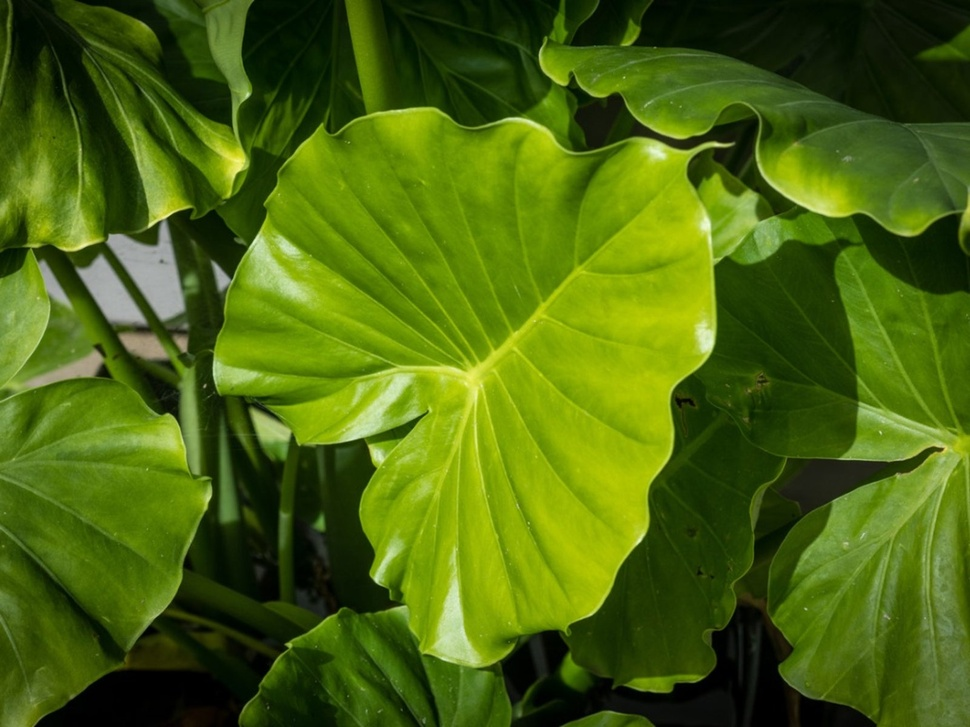
#> input picture meta/test-image.jpeg, 970 x 727 px, shrunk from 1600 x 1200 before the run; its folder holds only this picture in this run
$ python -i lesion_analyzer.py   (imports and definitions only)
#> lines starting #> are read from the running program, lines starting #| are printed output that depends on the picture; after the words box and inside, x2 and y2 are one past the last pixel; in counts of white or black regions, pixels touching at a corner belong together
"""
Lesion analysis service for detecting and highlighting potential disease areas.
Uses image processing techniques to identify abnormalities in leaf images.
"""

import numpy as np
import cv2
from PIL import Image
from typing import Dict, List, Tuple, Optional
from pathlib import Path


class LesionAnalyzer:
    """Analyzes leaf images to detect and highlight potential lesions/disease areas."""

    def __init__(self):
        """Initialize lesion analyzer."""
        # HSV ranges for healthy green (can be adjusted)
        self.healthy_green_lower = np.array([25, 30, 30], dtype=np.uint8)
        self.healthy_green_upper = np.array([95, 255, 255], dtype=np.uint8)

        # HSV ranges for common lesion colors (yellowing, browning, spotting)
        self.lesion_yellow_lower = np.array([10, 50, 50], dtype=np.uint8)
        self.lesion_yellow_upper = np.array([25, 255, 255], dtype=np.uint8)

        self.lesion_brown_lower = np.array([5, 50, 30], dtype=np.uint8)
        self.lesion_brown_upper = np.array([25, 255, 200], dtype=np.uint8)

    # [26 lines left out: function check_green_percentage, not called in this run]

    def analyze_leaf(self, image: Image.Image) -> Dict:
        """
        Analyze a leaf image for potential lesions and health indicators.

        Args:
            image: PIL Image of a leaf

        Returns:
            Dictionary with analysis results:
            - 'health_score': 0-1 (1 = very healthy)
            - 'green_percentage': Percentage of healthy green pixels
            - 'lesion_percentage': Percentage of potential lesion pixels
            - 'lesion_areas': List of lesion region coordinates
            - 'anomaly_regions': Regions that deviate from healthy green
            - 'has_potential_issues': Boolean
        """
        try:
            # Convert PIL to numpy array
            img_array = np.array(image.convert('RGB'))

            # Get image dimensions
            height, width = img_array.shape[:2]

            # Segment leaf from background (optional, can improve accuracy)
            segmented = self._segment_leaf(img_array)

            # Analyze colors
            green_pct, green_mask = self._calculate_green_percentage(segmented)
            lesion_pct, lesion_mask = self._detect_lesions(segmented)

            # Find lesion regions
            lesion_areas = self._find_lesion_regions(lesion_mask)

            # Calculate health score with emphasis on lesion detection
            # Lesion percentage is the PRIMARY indicator - it should dominate the score
            # Green percentage is secondary and should NOT mask lesion detection
            # Formula: Lesions always reduce score significantly, green only helps if minimal/no lesions
            lesion_impact = (lesion_pct / 100.0) * 2.0  # Lesions weighted 2.0x (more aggressive)

            # Green only contributes if there are minimal lesions (< 1%)
            # This prevents green from masking lesion detection
            if lesion_pct < 1.0:
                green_contribution = (green_pct / 100.0) * 0.1  # Minimal green boost only when healthy
            else:
                green_contribution = 0.0  # No green boost when lesions are present

            health_score = max(0.0, min(1.0, 1.0 - lesion_impact + green_contribution))

            # Determine if there are potential issues - primarily based on lesions
            # Lesion detection is the main concern, not green color
            has_potential_issues = bool(
                lesion_pct > 3.0  # More than 3% lesion-like areas indicates issues
                # Removed green_pct check since many healthy plants aren't green
            )

            return {
                'health_score': float(health_score),
                'green_percentage': float(green_pct),
                'lesion_percentage': float(lesion_pct),
                'lesion_areas': lesion_areas,
                'has_potential_issues': bool(has_potential_issues),  # Ensure Python bool
                'num_lesion_regions': len(lesion_areas)
            }

        except Exception as e:
            print(f"❌ Error in lesion analysis: {e}")
            import traceback
            traceback.print_exc()
            return {
                'health_score': 0.5,
                'green_percentage': 50.0,
                'lesion_percentage': 0.0,
                'lesion_areas': [],
                'has_potential_issues': False,
                'num_lesion_regions': 0
            }

    # [35 lines left out: function highlight_lesions, not called in this run]

    def _segment_leaf(self, img_array: np.ndarray) -> np.ndarray:
        """
        Segment leaf from background using GrabCut.

        Args:
            img_array: RGB image array

        Returns:
            Segmented image with background removed
        """
        try:
            height, width = img_array.shape[:2]

            # Convert RGB to BGR for OpenCV
            img_bgr = cv2.cvtColor(img_array, cv2.COLOR_RGB2BGR)

            # Create initial rectangle (with 5% margin)
            margin = 0.05
            x = int(width * margin)
            y = int(height * margin)
            rect = (x, y, width - 2*x, height - 2*y)

            # Initialize mask and models
            mask = np.zeros((height, width), np.uint8)
            bgd_model = np.zeros((1, 65), np.float64)
            fgd_model = np.zeros((1, 65), np.float64)

            # Apply GrabCut
            cv2.grabCut(img_bgr, mask, rect, bgd_model, fgd_model, 5, cv2.GC_INIT_WITH_RECT)

            # Create binary mask (foreground = leaf)
            mask2 = np.where((mask == 2) | (mask == 0), 0, 1).astype('uint8')

            # Apply mask to image
            segmented = img_array * mask2[:, :, np.newaxis]

            return segmented

        except Exception as e:
            print(f"⚠️  Error in leaf segmentation: {e}")
            # Return original if segmentation fails
            return img_array

    def _calculate_green_percentage(self, img_array: np.ndarray) -> Tuple[float, np.ndarray]:
        """
        Calculate percentage of healthy green pixels.

        Args:
            img_array: RGB image array

        Returns:
            Tuple of (green_percentage, green_mask)
        """
        try:
            # Remove black pixels (background)
            non_black = ~np.all(img_array == [0, 0, 0], axis=2)

            if non_black.sum() == 0:
                return 0.0, np.zeros(img_array.shape[:2], dtype=np.uint8)

            # Convert to HSV
            img_bgr = cv2.cvtColor(img_array, cv2.COLOR_RGB2BGR)
            hsv = cv2.cvtColor(img_bgr, cv2.COLOR_BGR2HSV)

            # Create mask for green pixels
            green_mask = cv2.inRange(hsv, self.healthy_green_lower, self.healthy_green_upper)

            # Only count green pixels in non-background areas
            green_in_leaf = green_mask & (non_black.astype(np.uint8) * 255)

            # Calculate percentage
            total_pixels = non_black.sum()
            green_pixels = np.count_nonzero(green_in_leaf)
            green_percentage = (green_pixels / total_pixels * 100) if total_pixels > 0 else 0.0

            return green_percentage, green_mask

        except Exception as e:
            print(f"⚠️  Error calculating green percentage: {e}")
            return 0.0, np.zeros(img_array.shape[:2], dtype=np.uint8)

    def _detect_lesions(self, img_array: np.ndarray) -> Tuple[float, np.ndarray]:
        """
        Detect potential lesion areas (yellowing, browning, spots).

        Args:
            img_array: RGB image array

        Returns:
            Tuple of (lesion_percentage, lesion_mask)
        """
        try:
            # Remove black pixels (background)
            non_black = ~np.all(img_array == [0, 0, 0], axis=2)

            if non_black.sum() == 0:
                return 0.0, np.zeros(img_array.shape[:2], dtype=np.uint8)

            # Convert to HSV
            img_bgr = cv2.cvtColor(img_array, cv2.COLOR_RGB2BGR)
            hsv = cv2.cvtColor(img_bgr, cv2.COLOR_BGR2HSV)

            # Detect yellowing/browning (common in diseased leaves)
            yellow_mask = cv2.inRange(hsv, self.lesion_yellow_lower, self.lesion_yellow_upper)
            brown_mask = cv2.inRange(hsv, self.lesion_brown_lower, self.lesion_brown_upper)

            # Combine masks
            lesion_mask = cv2.bitwise_or(yellow_mask, brown_mask)

            # Only count lesions in non-background areas
            lesion_in_leaf = lesion_mask & (non_black.astype(np.uint8) * 255)

            # Calculate percentage
            total_pixels = non_black.sum()
            lesion_pixels = np.count_nonzero(lesion_in_leaf)
            lesion_percentage = (lesion_pixels / total_pixels * 100) if total_pixels > 0 else 0.0

            return lesion_percentage, lesion_mask

        except Exception as e:
            print(f"⚠️  Error detecting lesions: {e}")
            return 0.0, np.zeros(img_array.shape[:2], dtype=np.uint8)

    def _find_lesion_regions(self, lesion_mask: np.ndarray, min_area: int = 50) -> List[Dict]:
        """
        Find connected regions of lesions.

        Args:
            lesion_mask: Binary mask of lesion areas
            min_area: Minimum area (in pixels) for a region to be considered

        Returns:
            List of dictionaries with region info:
            - 'bbox': (x1, y1, x2, y2) bounding box
            - 'area': Area in pixels
            - 'centroid': (x, y) center point
        """
        try:
            # Find contours
            contours, _ = cv2.findContours(
                lesion_mask,
                cv2.RETR_EXTERNAL,
                cv2.CHAIN_APPROX_SIMPLE
            )

            regions = []
            for contour in contours:
                area = cv2.contourArea(contour)

                if area >= min_area:
                    # Get bounding box
                    x, y, w, h = cv2.boundingRect(contour)

                    # Get centroid
                    M = cv2.moments(contour)
                    if M["m00"] != 0:
                        cx = int(M["m10"] / M["m00"])
                        cy = int(M["m01"] / M["m00"])
                    else:
                        cx, cy = x + w // 2, y + h // 2

                    regions.append({
                        'bbox': (x, y, x + w, y + h),
                        'area': int(area),
                        'centroid': (cx, cy)
                    })

            return regions

        except Exception as e:
            print(f"⚠️  Error finding lesion regions: {e}")
            return []


# Global instance
_lesion_analyzer = None

# [6 lines left out: function get_lesion_analyzer, not called in this run]

>>> from PIL import Image
>>> picture = Image.open('../../meta/test-image.jpeg')
#> picture is the input picture: PIL image 970x727 RGB; mean R, G, B 74.4, 101.7, 14.5
>>> result = LesionAnalyzer().analyze_leaf(picture)
#> in _segment_leaf, `segmented = img_array * mask2[:, :, np.newaxis]`:
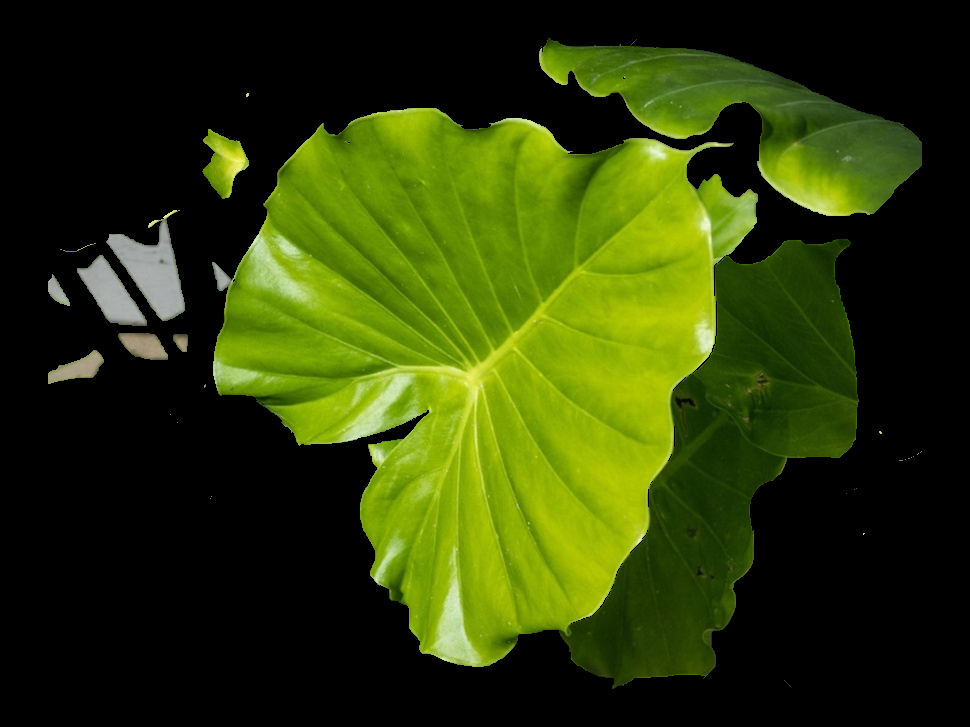
#> segmented: shape (727, 970, 3); mean R, G, B 44.7, 58.2, 6.8
#> in _calculate_green_percentage, `non_black = ~np.all(img_array == [0, 0, 0], axis=2)`:
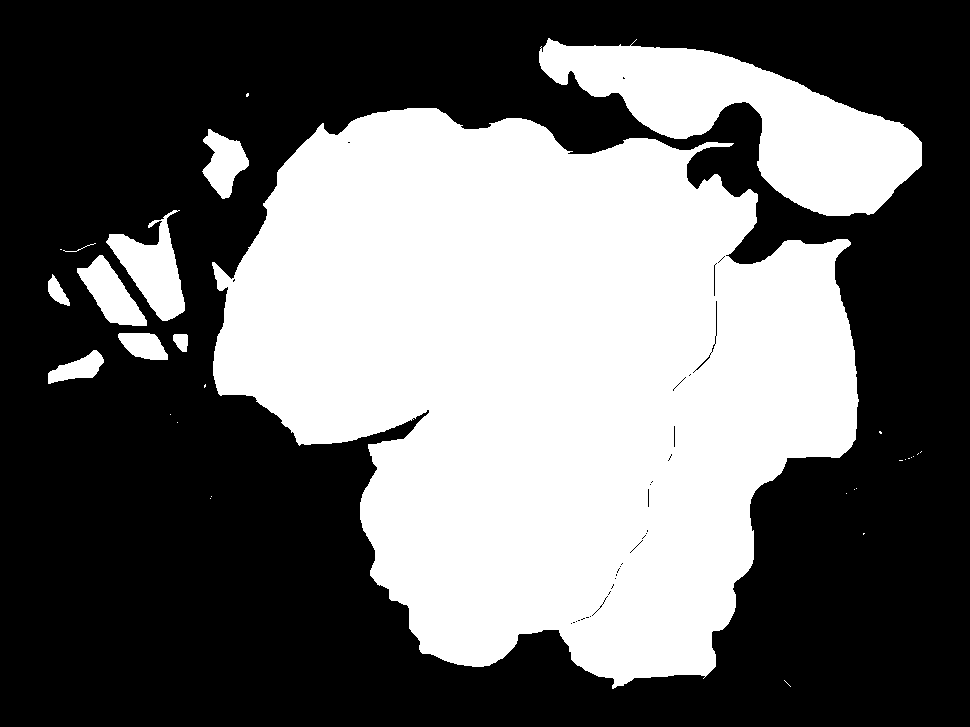
#> non_black: shape (727, 970) bool; 41.5% white; 30 white regions (20 under 20 px), largest, box (x1, y1, x2, y2) and area: (212, 108, 859, 689) 252984, (539, 38, 922, 216) 29123, (106, 210, 185, 321) 3971
#> in _calculate_green_percentage, `hsv = cv2.cvtColor(img_bgr, cv2.COLOR_BGR2HSV)`: hsv: shape (727, 970, 3); mean H, S, V 16.5, 95, 58.2
#> in _calculate_green_percentage, `green_mask = cv2.inRange(hsv, self.healthy_green_lower, self.healthy_g..`:
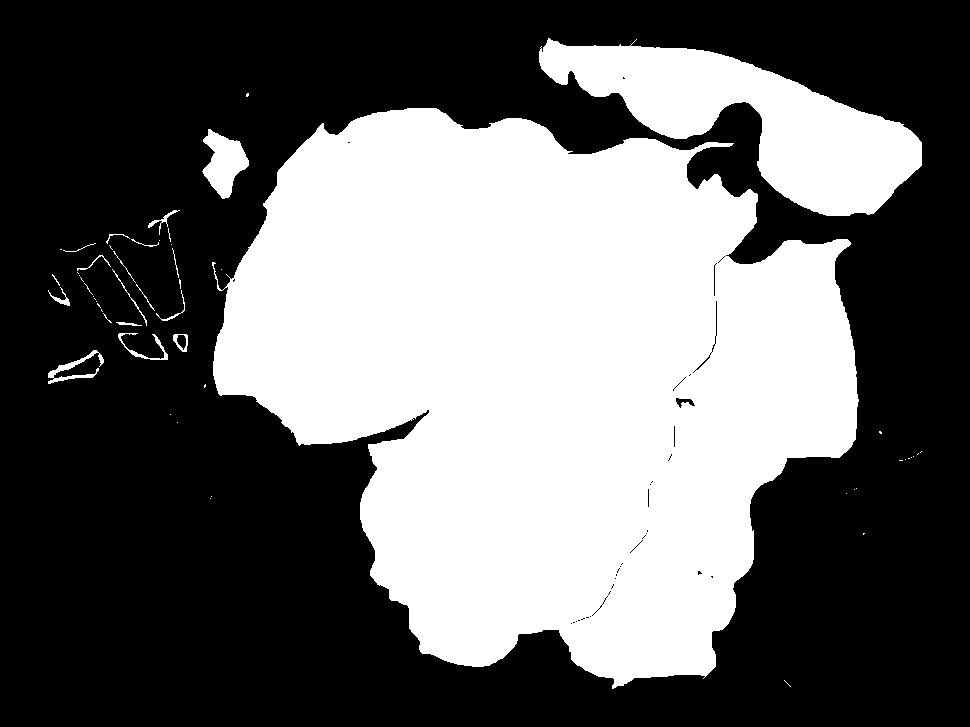
#> green_mask: shape (727, 970); 40.5% white; 55 white regions (37 under 20 px), largest, box (x1, y1, x2, y2) and area: (212, 108, 859, 689) 252666, (539, 38, 922, 216) 29123, (202, 129, 249, 199) 1855
#> in _calculate_green_percentage, `total_pixels = non_black.sum()`: total_pixels = 292877
#> in _calculate_green_percentage, `green_pixels = np.count_nonzero(green_in_leaf)`: green_pixels = 285392
#> in _calculate_green_percentage, `green_percentage = (green_pixels / total_pixels * 100) if total_pixels..`: green_percentage = 97.44
#> in _detect_lesions, `yellow_mask = cv2.inRange(hsv, self.lesion_yellow_lower, self.lesion_y..`:
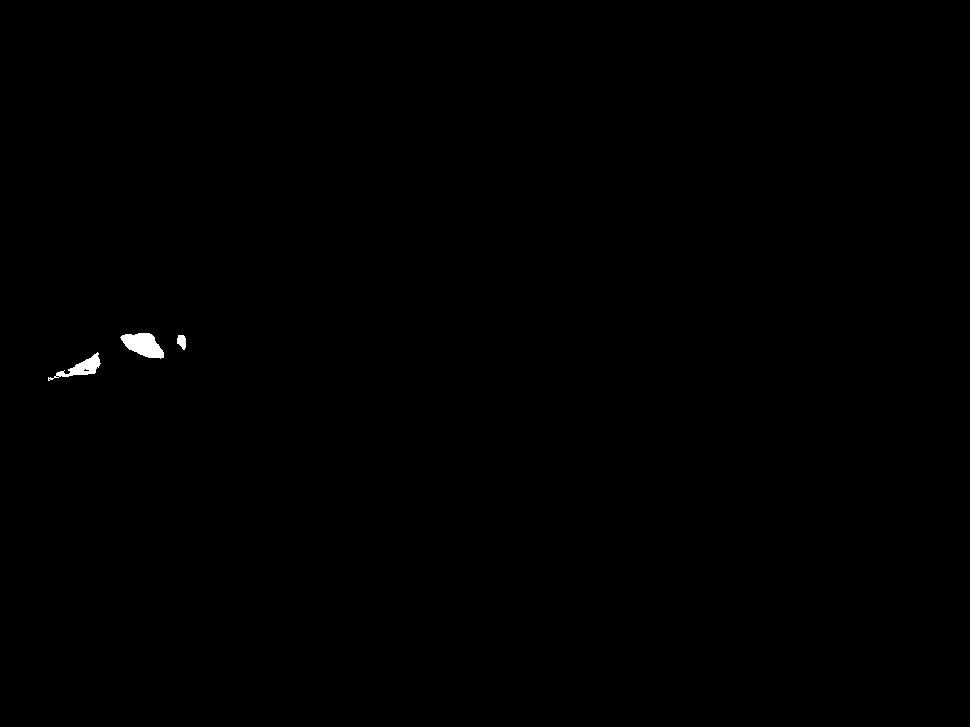
#> yellow_mask: shape (727, 970); 0.19% white; 3 white regions
#> in _detect_lesions, `total_pixels = non_black.sum()`: total_pixels = 292877
#> in _detect_lesions, `lesion_pixels = np.count_nonzero(lesion_in_leaf)`: lesion_pixels = 1309
#> in _detect_lesions, `lesion_percentage = (lesion_pixels / total_pixels * 100) if total_pixe..`: lesion_percentage = 0.447
#> in _find_lesion_regions, `contours, _ = cv2.findContours( lesion_mask, cv2.RETR_EXTERNAL, cv2.CH..`: contours = 3 contours; box (x1, y1, x2, y2) and area: (120, 333, 164, 359) 678, (48, 352, 101, 381) 420, (177, 335, 186, 350) 82
#> the loop in _find_lesion_regions, `for contour in contours:` made 3 passes
#> (area, x, y, w, h, cx, cy) on passes 1 to 3: (420, 48, 352, 53, 29, 82, 367), (82.5, 177, 335, 9, 15, 181, 341), (678.5, 120, 333, 44, 26, 142, 344)
#> after the loop in _find_lesion_regions, `for contour in contours:`: regions = 3 items
#> in analyze_leaf, `lesion_impact = (lesion_pct / 100.0) * 2.0`: lesion_impact = 0.00894
#> in analyze_leaf, `green_contribution = (green_pct / 100.0) * 0.1`: green_contribution = 0.0974
#> in analyze_leaf, `health_score = max(0.0, min(1.0, 1.0 - lesion_impact + green_contribut..`: health_score = 1
#> in analyze_leaf, `has_potential_issues = bool( lesion_pct > 3.0  # More than 3% lesion-l..`: has_potential_issues = False
#> result = 6 items
